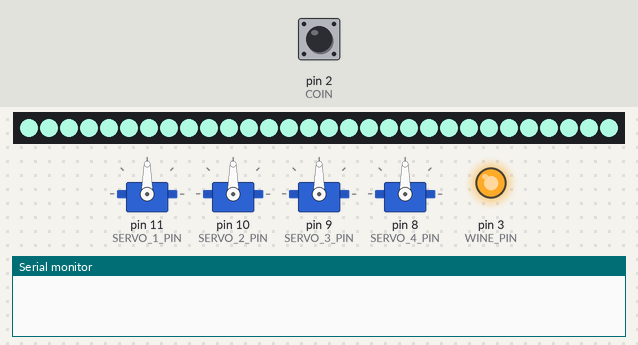
A sketch run on a simulated Arduino Uno, built with avr-gcc and run on an emulated ATmega328P. Shown: 4 × servo, 30 RGB LEDs in strip order, left to right, output pins drawn as LEDs (lit = HIGH), the last lines printed to the serial monitor. The test bench sets the inputs (shaded band); at power-on: pin 2 (COIN) HIGH. Dim RGB values are drawn brighter than linear; random numbers use the default seed unless the sketch sets one.

Above: at 1.2 s.
1.3 s: pin 2 (COIN) pulled LOW for 0.15 s
At 9.6 s:
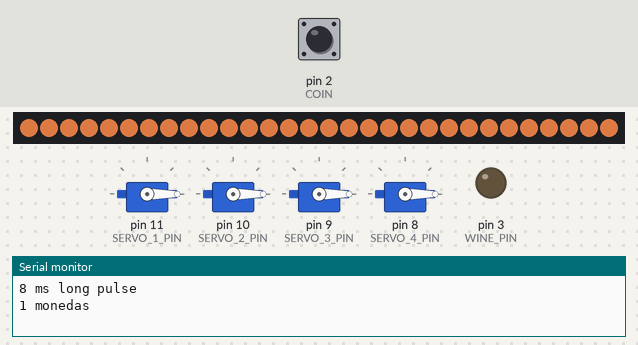
At 24.6 s:
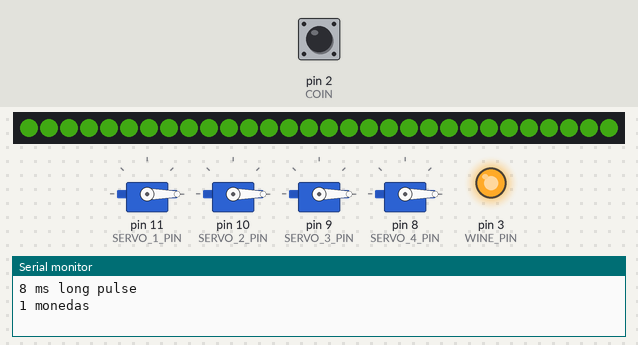
Timing chart, 0 to 25.3 s (numbered marks = the images above; inputs shaded):
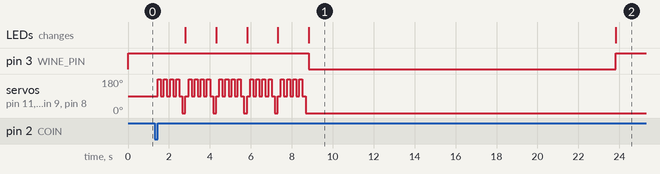

The sketch:

cats.ino
```cpp
#include <PololuLedStrip.h>

/*********************
* connect the COIN wire to digital 2
* set the side switches to "FAST" "NC"
**********************/

// include the library code:
#include <Wire.h>
#include <Servo.h>


// attach coin wire to digital 2
#define COIN 2
#define SERVO_1_PIN 11
#define SERVO_2_PIN 10
#define SERVO_3_PIN 9
#define SERVO_4_PIN 8


//wine configuration
#define WINE_PIN 3
#define WINE_SERVING_TIME 15000

//LED PIN

#define LED_PIN 12
PololuLedStrip<LED_PIN> ledStrip;

// Create a buffer for holding 60 colors.  Takes 180 bytes.
#define LED_COUNT 30
rgb_color colors[LED_COUNT];
rgb_color colorstby;

#define NFLASHES 500
int coins;
Servo myservo1,myservo2,myservo3,myservo4;  // create servo object to control a servo
                // a maximum of eight servo objects can be created

int pos = 0;    // variable to store the servo position

void setup() {

  // Debugging output
  Serial.begin(9600);

  //init servo
  myservo1.attach(SERVO_1_PIN);
  myservo2.attach(SERVO_2_PIN);
  myservo3.attach(SERVO_3_PIN);
  myservo4.attach(SERVO_4_PIN);

  //init COIN
  pinMode(COIN, INPUT);
  digitalWrite(COIN, HIGH); // pull up
  coins = 0;

  //init Wine
  pinMode(WINE_PIN, OUTPUT);
  digitalWrite(WINE_PIN,HIGH);

}

void WriteAllServos(int position)
{
  myservo1.write(position);
  myservo2.write(position);
  myservo3.write(position);
  myservo4.write(position);
}

void MoveServos(void)
{ WriteAllServos(90);
  delay(150);
  WriteAllServos(180);
  delay(150);
  WriteAllServos(90);
  delay(150);
  WriteAllServos(180);
  delay(150);
  WriteAllServos(90);
  delay(150);
  WriteAllServos(180);
  delay(150);
  WriteAllServos(90);
  delay(150);
  WriteAllServos(180);
  delay(150);
  WriteAllServos(90);
  delay(150);
  WriteAllServos(0);
  delay(150);
  //lights
    rgb_color color;
    color.red = random(256);
    color.green = random(256);
    color.blue = random(256);
    // Update the colors buffer.
    for(byte i = 0; i < LED_COUNT; i++)
    {
      colors[i] = color;
    }
    // Write to the LED strip.
    ledStrip.write(colors, LED_COUNT);
  #if 0
  for(pos = 90; pos < 180; pos += 1)  // goes from 0 degrees to 180 degrees
  {                                  // in steps of 1 degree
    myservo1.write(pos);              // tell servo to go to position in variable 'pos'
    delay(5);                       // waits 15ms for the servo to reach the position
  }
  for(pos = 180; pos>=90; pos-=1)     // goes from 180 degrees to 0 degrees
  {
    myservo1.write(pos);              // tell servo to go to position in variable 'pos'
    delay(5);                       // waits 15ms for the servo to reach the position
  }
  for(pos = 90; pos < 180; pos += 1)  // goes from 0 degrees to 180 degrees
  {                                  // in steps of 1 degree
    myservo1.write(pos);              // tell servo to go to position in variable 'pos'
    delay(10);                       // waits 15ms for the servo to reach the position
  }
  for(pos = 180; pos>=90; pos-=1)     // goes from 180 degrees to 0 degrees
  {
    myservo1.write(pos);              // tell servo to go to position in variable 'pos'
    delay(10);                       // waits 15ms for the servo to reach the position
  }

  for(pos = 90; pos < 180; pos += 1)  // goes from 0 degrees to 180 degrees
  {                                  // in steps of 1 degree
    myservo1.write(pos);              // tell servo to go to position in variable 'pos'
    delay(5);                       // waits 15ms for the servo to reach the position
  }
  for(pos = 180; pos>=90; pos-=1)     // goes from 180 degrees to 0 degrees
  {
    myservo1.write(pos);              // tell servo to go to position in variable 'pos'
    delay(5);                       // waits 15ms for the servo to reach the position
  }
  #endif
}

void WaitForCoin(void)
{
  rgb_color color;
    color.red = random(256);
    color.green = random(256);
    color.blue = random(256);
    // Update the colors buffer.
    for(byte i = 0; i < LED_COUNT; i++)
    {
      colors[i] = color;
    }
    // Write to the LED strip.
    ledStrip.write(colors, LED_COUNT);
  // while the coin pin is low (no coin detected), do nothing
  while (! digitalRead(COIN)) {
    delay(1);
  }

  // while the pin is high, we'll track the length with a counter
  uint8_t counter = 0;
  while (digitalRead(COIN)) {
    delay(1);
    counter++;
  }
  Serial.print(counter);
  Serial.println(" ms long pulse");

  /*if ((counter > 60) || (counter < 20))
      return;*/

  coins++;
  Serial.print(coins);
  Serial.println(" monedas");
}

void GiveTheWine(void){
  rgb_color color;
    color.red = random(256);
    color.green = random(256);
    color.blue = random(256);
    // Update the colors buffer.
    for(byte i = 0; i < LED_COUNT; i++)
    {
      colors[i] = color;
    }
    // Write to the LED strip.
    ledStrip.write(colors, LED_COUNT);

  //turn pump on
  digitalWrite(WINE_PIN, LOW);

  //wait for the glass to be full
  delay(WINE_SERVING_TIME);

  //turn pump off
  digitalWrite(WINE_PIN, HIGH);
}

void loop() {

  /*Wait for a coin
  The code gets stuck here until a coin is inserted
  */
  WaitForCoin();
  /* move the servos now */
  for (int i=0;i<5;i++)
    MoveServos();

  GiveTheWine();
}
```

Measured:
- after the input at 1.3 s, pin 3 (WINE_PIN): HIGH → LOW after 7.5 s, → HIGH 15.0 s later; servo on pin 11 (SERVO_1_PIN): 90° → 180° after 0.15 s, then repeats every 1.5 s: 3 × (90° 0.15 s, 180° 0.15 s), 90° 0.15 s, 0° 0.15 s, 90° 0.15 s, 180° 0.15 s, until it stays 0° from 8.7 s
- what the display in image 1 shows lasts 15.0 s, from 8.8 s to 23.8 s
